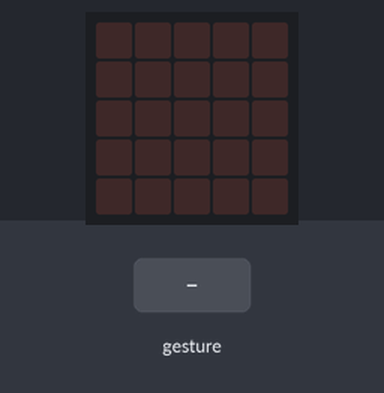
A program run on a simulated BBC micro:bit running MicroPython. Shown: the board's 5×5 LED display. The inputs (shaded band) are chosen by the test bench. Random numbers come from a fixed seed; a tilt is held for 1.5 s and a shake lasts 1 s, then the board lies face up again.

Above: at 1.2 s.
1.3 s: gesture 'shake'
At 3.7 s:
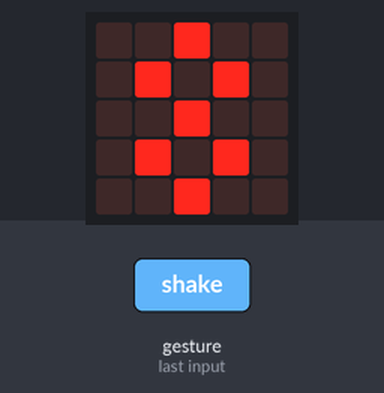
4.0 s: gesture 'shake'
At 6.2 s:
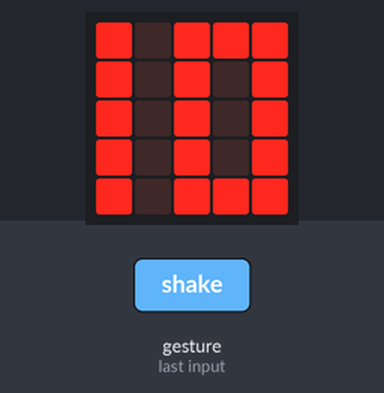
6.7 s: gesture 'shake'
At 8.2 s:
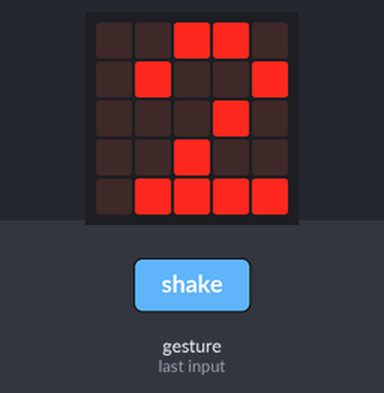
9.4 s: gesture 'shake'
At 11.4 s:
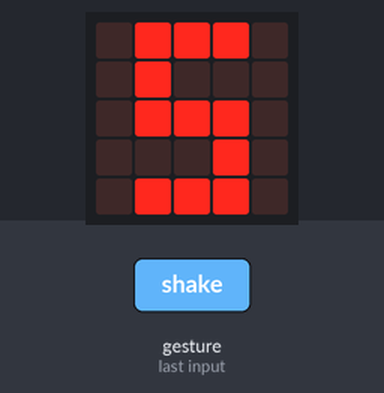
Timing chart, 0 to 12.9 s (numbered marks = the images above; inputs shaded):
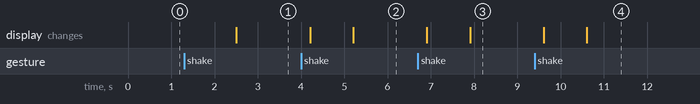

The program:

choose.py
```python
from microbit import *
import random

one = Image("00900:"
            "09900:"
            "00900:"
            "00900:"
            "09990")

two = Image("00990:"
            "09009:"
            "00090:"
            "00900:"
            "09999")

three = Image("00900:"
              "09090:"
              "00900:"
              "09090:"
              "00900:")

four = Image("09090:"
             "09090:"
             "09999:"
             "00090:"
             "00090:")

five = Image("09990:"
             "09000:"
             "09990:"
             "00090:"
             "09990:")

six = Image("09990:"
            "09000:"
            "09990:"
            "09090:"
            "09990:")

seven = Image("09990:"
              "09090:"
              "00090:"
              "00090:"
              "00090:")

eight = Image("09990:"
              "09090:"
              "09990:"
              "09090:"
              "09990:")

nine = Image("09990:"
             "09090:"
             "09990:"
             "00090:"
             "09990:")

ten = Image("90999:"
            "90909:"
            "90909:"
            "90909:"
            "90999:")


numbers = [one, two, three, four, five, six, seven, eight, nine, ten]

while True:
    if accelerometer.was_gesture('shake'):
        display.clear()
        sleep(1000)
        display.show(random.choice(numbers))
    sleep(10)
```

Measured:
- after the input at 1.3 s, the display: changes after 1.2 s (image 1)
- after the input at 4.0 s, the display: first changes after 0.21 s (image 2 shows a later state)
- after the input at 6.7 s, the display: first changes after 0.21 s (image 3 shows a later state)
- after the input at 9.4 s, the display: first changes after 0.21 s (image 4 shows a later state)
